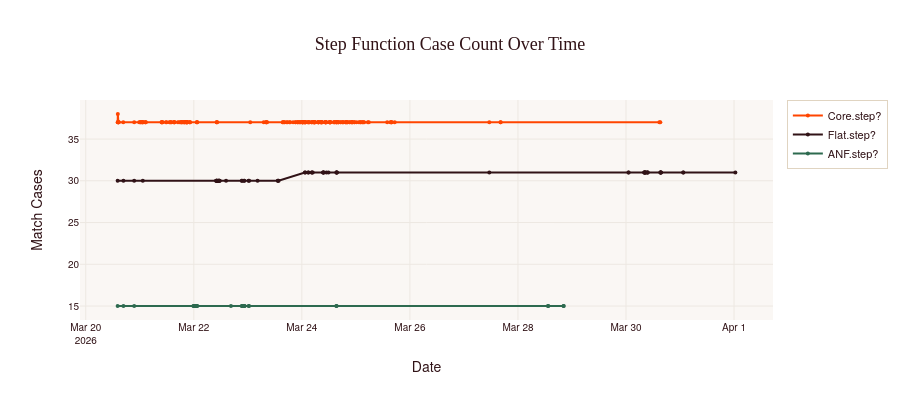

Write notebook code for a chart like this one.
### Code cell
# Summary chart: case count per step function over time
fig = go.Figure()
for filepath, func_name, label in step_functions:
    commits_touching = list(repo.iter_commits('main', paths=filepath))
    commits_touching.reverse()
    sampled = commits_touching
    
    data_points = []
    for c in sampled:
        try:
            blob = c.tree / filepath
            content = blob.data_stream.read().decode('utf-8', errors='replace')
            cases, _ = extract_step_cases(content, func_name)
            if cases:
                data_points.append({
                    'ts': datetime.fromtimestamp(c.authored_date),
                    'cases': len(cases) - 1,  # subtract header
                })
        except (KeyError, TypeError):
            pass
    
    if data_points:
        dp = pd.DataFrame(data_points)
        fig.add_trace(go.Scatter(x=dp['ts'], y=dp['cases'], name=label,
            mode='lines+markers', marker=dict(size=4)))

fig.update_layout(title='Step Function Case Count Over Time', height=400,
    yaxis_title='Match Cases', xaxis_title='Date')
fig.show()
